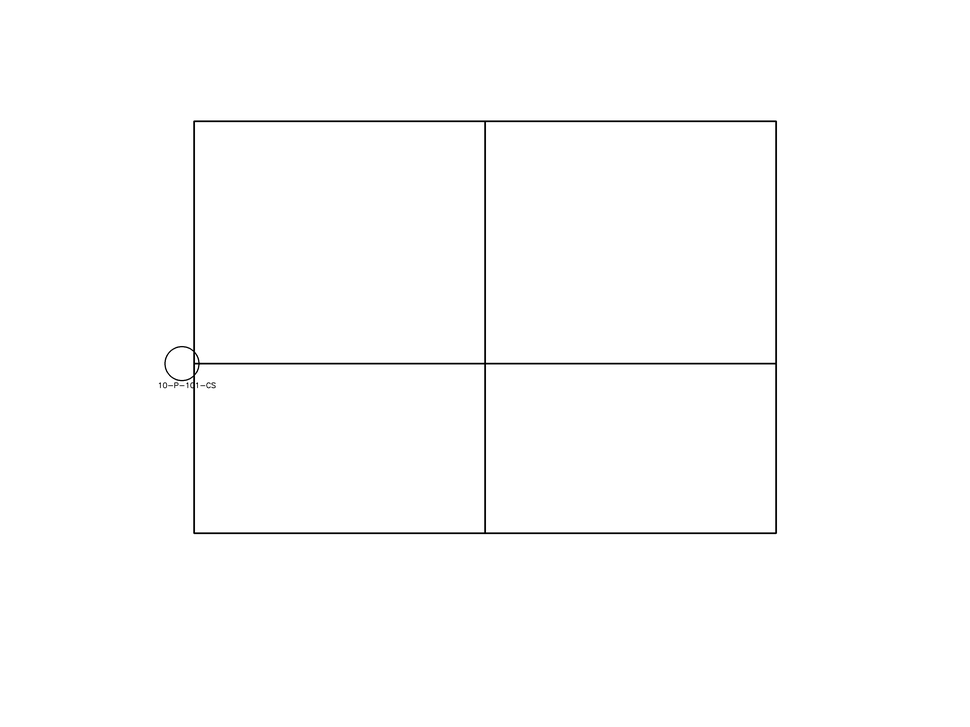
#> input picture tests/fixtures/drawings/cdu_distillation_train_4000x3000.png, 970 x 727 px, shrunk from 4000 x 3000 before the run
$ python -i skeletonizer.py   (imports and definitions only)
#> lines starting #> are read from the running program, lines starting #| are printed output that depends on the picture; after the words box and inside, x2 and y2 are one past the last pixel; in counts of white or black regions, pixels touching at a corner belong together
"""
Morphological Line Skeletonization and Topological Node Detection
Reduces process line drawings to 1-pixel centerlines and detects
T-junctions, cross-junctions, and line endpoints.
"""
from dataclasses import dataclass, field
from typing import Any, Dict, List, Optional, Tuple, Union
import numpy as np

try:
    import cv2
except ImportError:
    cv2 = None


@dataclass
class TopologicalPoint:
    x: int
    y: int
    point_type: str  # "endpoint", "tee_junction", "cross_junction", "corner"

    @property
    def coordinate(self) -> Tuple[int, int]:
        return (self.x, self.y)


@dataclass
class SkeletonPath:
    points: List[Tuple[int, int]]
    start_point: Optional[TopologicalPoint] = None
    end_point: Optional[TopologicalPoint] = None


def binarize_engineering_drawing(
    img: np.ndarray,
    threshold_val: int = 200,
    invert: bool = True
) -> np.ndarray:
    """Standardize drawing to white foreground (255) on black background (0)."""
    if img is None or not isinstance(img, np.ndarray) or img.size == 0 or len(img.shape) < 2 or 0 in img.shape:
        raise ValueError("Empty or invalid image array")

    if len(img.shape) == 3:
        if cv2:
            gray = cv2.cvtColor(img, cv2.COLOR_BGR2GRAY)
        else:
            gray = img.mean(axis=2).astype(np.uint8)
    else:
        gray = img.copy()

    if np.mean(gray) > 127:
        if cv2:
            _, binary = cv2.threshold(gray, threshold_val, 255, cv2.THRESH_BINARY_INV if invert else cv2.THRESH_BINARY)
        else:
            binary = ((gray < threshold_val) if invert else (gray >= threshold_val)).astype(np.uint8) * 255
    else:
        if cv2:
            _, binary = cv2.threshold(gray, 50, 255, cv2.THRESH_BINARY if invert else cv2.THRESH_BINARY_INV)
        else:
            binary = ((gray > 50) if invert else (gray <= 50)).astype(np.uint8) * 255

    return binary


# [92 lines left out: functions _cv2_morphological_skeleton, _zhang_suen_thinning, not called in this run]


_zhang_suen_pure_numpy = _zhang_suen_thinning


def bridge_drawing_gaps(binary: np.ndarray, max_gap_pixels: int = 5) -> np.ndarray:
    """Aggressive gap-bridging heuristic combining directional morphological closing
    and Probabilistic Hough line bridging to reconnect broken scan rasters and dashed lines."""
    if not cv2 or np.count_nonzero(binary) == 0:
        return binary

    bridged = binary.copy()

    # 1. Directional morphological closing to bridge collinear breaks without blurring parallel pipes
    h_kernel = cv2.getStructuringElement(cv2.MORPH_RECT, (max_gap_pixels, 1))
    v_kernel = cv2.getStructuringElement(cv2.MORPH_RECT, (1, max_gap_pixels))
    closed_h = cv2.morphologyEx(bridged, cv2.MORPH_CLOSE, h_kernel)
    closed_v = cv2.morphologyEx(bridged, cv2.MORPH_CLOSE, v_kernel)
    bridged = cv2.bitwise_or(bridged, cv2.bitwise_or(closed_h, closed_v))

    # 2. Probabilistic Hough Transform to bridge collinear endpoints across small scanner dropouts
    try:
        lines = cv2.HoughLinesP(
            bridged,
            rho=1,
            theta=np.pi / 180,
            threshold=25,
            minLineLength=15,
            maxLineGap=max_gap_pixels
        )
        if lines is not None:
            for line in lines:
                x1, y1, x2, y2 = line[0]
                cv2.line(bridged, (x1, y1), (x2, y2), 255, 1)
    except Exception:
        pass

    return bridged


def skeletonize_lines(img: Any, method: str = "opencv", bridge_gaps: bool = True) -> np.ndarray:
    """
    Produce a 1-pixel wide skeleton from a process drawing image or patch.
    Preserves exact connectivity and applies aggressive gap-bridging heuristics before thinning.
    """
    if hasattr(img, "image_array"):
        img = img.image_array

    if img is None or not isinstance(img, np.ndarray) or img.size == 0 or len(img.shape) < 2 or 0 in img.shape:
        raise ValueError("Empty or invalid image array")

    if len(img.shape) == 3:
        if cv2:
            gray = cv2.cvtColor(img, cv2.COLOR_BGR2GRAY)
        else:
            gray = img.mean(axis=2).astype(np.uint8)
    else:
        gray = img.copy()

    min_val, max_val = int(gray.min()), int(gray.max())
    if min_val == max_val:
        return np.zeros_like(gray, dtype=np.uint8)

    binary = binarize_engineering_drawing(gray)

    if cv2 and cv2.countNonZero(binary) == 0:
        return np.zeros_like(gray, dtype=np.uint8)
    elif np.count_nonzero(binary) == 0:
        return np.zeros_like(gray, dtype=np.uint8)

    # Aggressive gap-bridging heuristic before thinning
    if bridge_gaps and cv2:
        binary = bridge_drawing_gaps(binary, max_gap_pixels=5)

    # Morphological open to remove single-pixel isolated noise
    if cv2:
        kernel = cv2.getStructuringElement(cv2.MORPH_RECT, (2, 2))
        binary = cv2.morphologyEx(binary, cv2.MORPH_OPEN, kernel)

    if method == "numpy" or not cv2:
        skeleton = _zhang_suen_thinning(binary)
    else:
        if hasattr(cv2, "ximgproc") and hasattr(cv2.ximgproc, "thinning"):
            skeleton = cv2.ximgproc.thinning(binary, thinningType=cv2.ximgproc.THINNING_ZHANGSUEN)
        else:
            skeleton = _cv2_morphological_skeleton(binary)

    return skeleton


# [89 lines left out: functions compute_crossing_number, find_junctions_and_endpoints, _rdp_pure_numpy, not called in this run]


def simplify_polyline(points: List[Tuple[int, int]], epsilon: float = 2.0) -> List[Tuple[int, int]]:
    return _rdp_pure_numpy(points, epsilon)


# [87 lines left out: function trace_skeleton_paths, not called in this run]

>>> import cv2
>>> picture = cv2.imread('../../../tests/fixtures/drawings/cdu_distillation_train_4000x3000.png')
#> picture is the input picture: shape (727, 970, 3); min 0, max 255, mean 253
>>> result = skeletonize_lines(picture)
#> in skeletonize_lines, `min_val, max_val = int(gray.min()), int(gray.max())`: min_val = 0; max_val = 255
#> in binarize_engineering_drawing, `_, binary = cv2.threshold(gray, threshold_val, 255, cv2.THRESH_BINARY_..`:
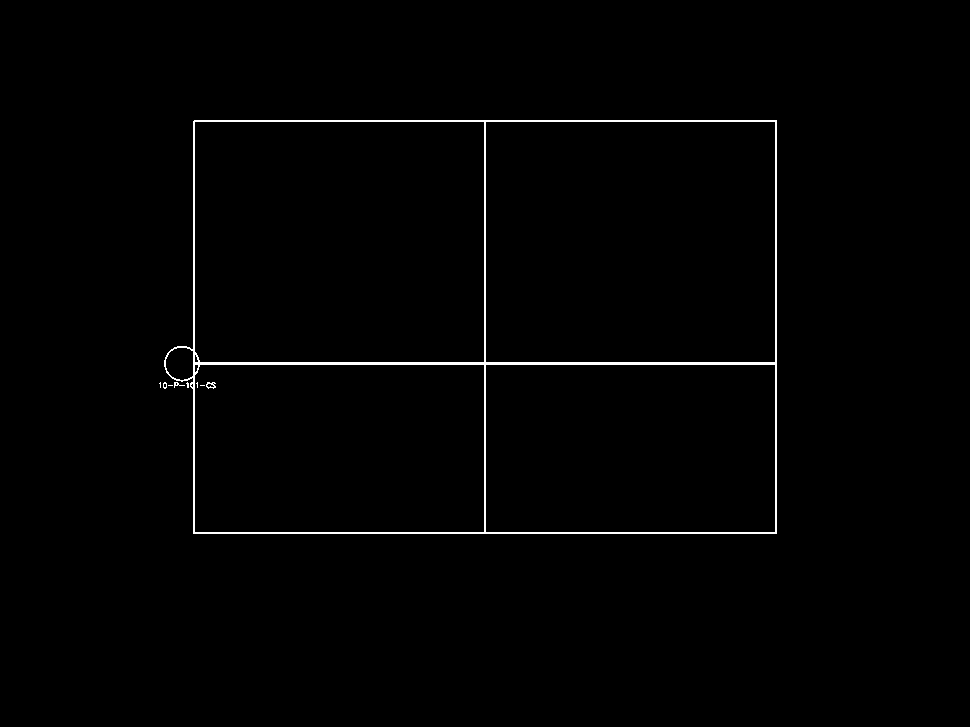
#> binary: shape (727, 970); 0.97% white in thin lines or dots, all inside (x1, y1, x2, y2) = (159, 120, 777, 534)
#> in bridge_drawing_gaps, `lines = cv2.HoughLinesP( bridged, rho=1, theta=np.pi / 180, threshold=..`: lines = 17 rows, first 6: [193, 532, 776, 532], [193, 364, 776, 364], [194, 120, 776, 120], [193, 121, 776, 121], [193, 363, 776, 363], [193, 533, 776, 533]
#> the loop in bridge_drawing_gaps, `for line in lines:` made 17 passes
#> (x1, y1, x2, y2) on passes 1 to 12: (193, 532, 776, 532), (193, 364, 776, 364), (194, 120, 776, 120), (193, 121, 776, 121), (193, 363, 776, 363), (193, 533, 776, 533), (193, 362, 776, 362), (775, 531, 775, 122), (194, 531, 194, 122), (485, 531, 485, 122), (776, 531, 776, 122), (193, 531, 193, 122)
#> in skeletonize_lines, `kernel = cv2.getStructuringElement(cv2.MORPH_RECT, (2, 2))`: kernel = [[1, 1], [1, 1]]
#> in skeletonize_lines, `binary = cv2.morphologyEx(binary, cv2.MORPH_OPEN, kernel)`:
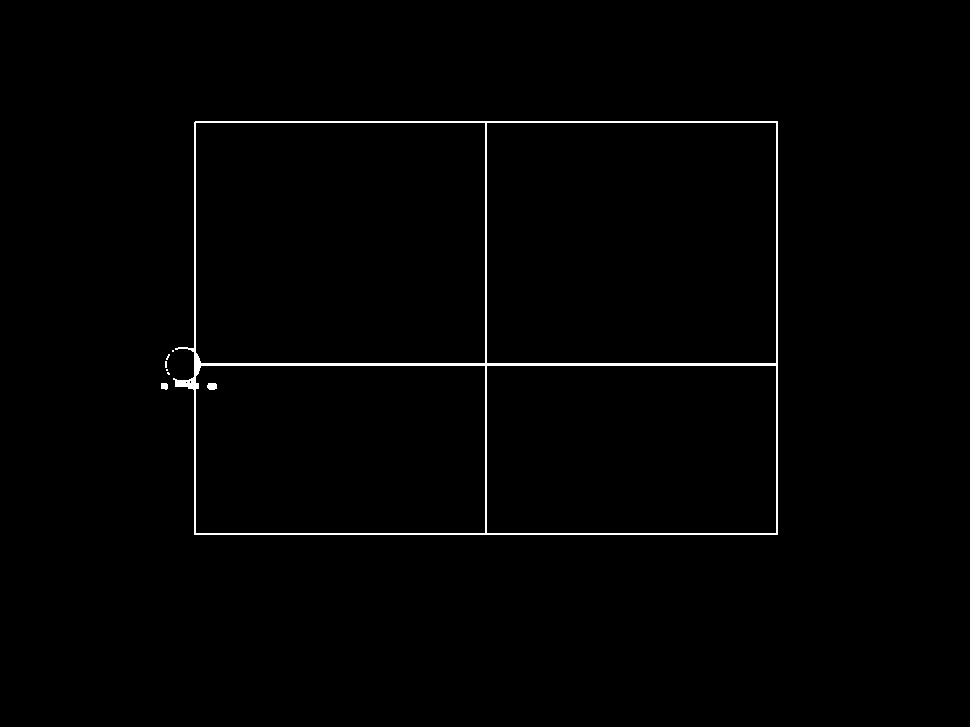
#> binary: shape (727, 970); 0.99% white in thin lines or dots, all inside (x1, y1, x2, y2) = (161, 121, 778, 535)
#> in skeletonize_lines, `skeleton = cv2.ximgproc.thinning(binary, thinningType=cv2.ximgproc.THI..`:
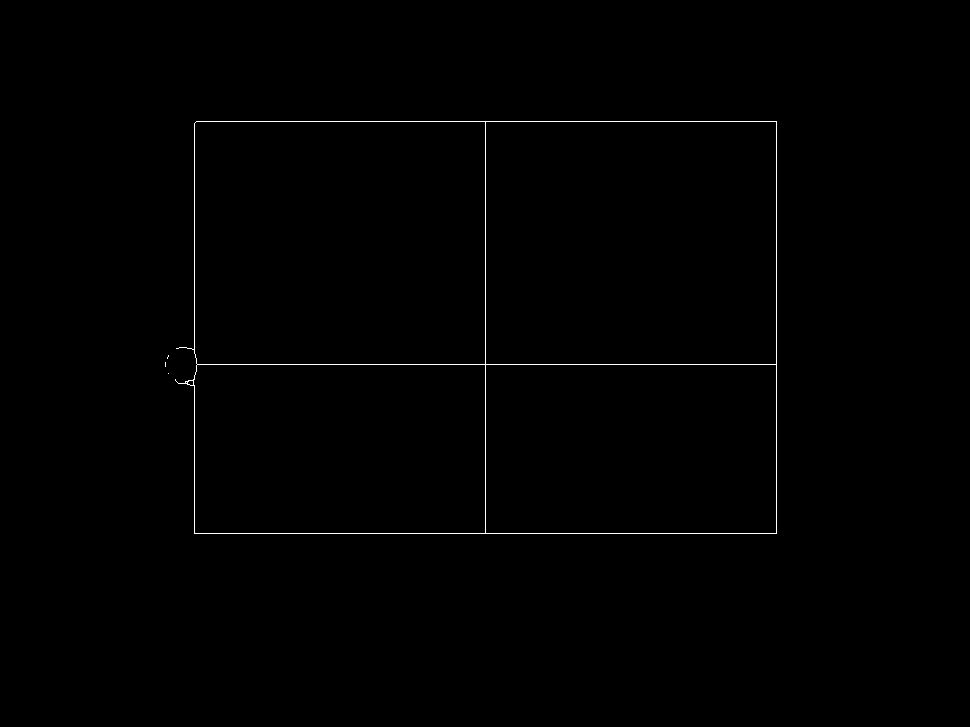
#> skeleton: shape (727, 970); 0.43% white in thin lines or dots, all inside (x1, y1, x2, y2) = (165, 121, 777, 534)
